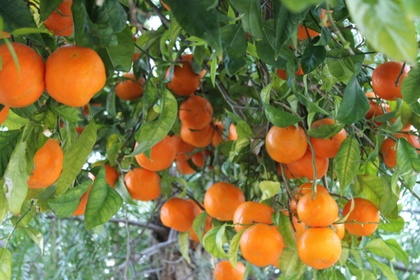
%> input picture Procesamiento_y_analisis_de_imagenes_digitales/Examen Final/naranjas.jpg, 420 x 280 px, shrunk from 512 x 341 before the run
$ octave prob3.m   (GNU Octave 9; MATLAB toolbox functions it lacks are replaced by stand-ins)
%> lines starting %> are read from the running program, lines starting %| are printed output that depends on the picture
### Procesamiento_y_analisis_de_imagenes_digitales/Examen Final/houghpeaks.m
function [r, c, hnew] = houghpeaks(h, numpeaks, threshold, nhood)
%HOUGHPEAKS Detect peaks in Hough transform.
%   [R, C, HNEW] = HOUGHPEAKS(H, NUMPEAKS, THRESHOLD, NHOOD) detects
%   peaks in the Hough transform matrix H.  NUMPEAKS specifies the
%   maximum number of peak locations to look for.  Values of H below
%   THRESHOLD will not be considered to be peaks.  NHOOD is a
%   two-element vector specifying the size of the suppression
%   neighborhood.  This is the neighborhood around each peak that is
%   set to zero after the peak is identified.  The elements of NHOOD
%   must be positive, odd integers.  R and C are the row and column
%   coordinates of the identified peaks.  HNEW is the Hough transform
%   with peak neighborhood suppressed.
%
%   If NHOOD is omitted, it defaults to the smallest odd values >=
%   size(H)/50.  If THRESHOLD is omitted, it defaults to
%   0.5*max(H(:)).  If NUMPEAKS is omitted, it defaults to 1.

%   Copyright 2002-2004 R. C. Gonzalez, R. E. Woods, & S. L. Eddins
%   Digital Image Processing Using MATLAB, Prentice-Hall, 2004
%   $Revision: 1.5 $  $Date: 2003/11/21 13:34:50 $

if nargin < 4
   nhood = size(h)/50;
   % Make sure the neighborhood size is odd.
   nhood = max(2*ceil(nhood/2) + 1, 1);
end
if nargin < 3
   threshold = 0.5 * max(h(:));
end
if nargin < 2
   numpeaks = 1;
end

done = false;
hnew = h; r = []; c = [];
while ~done
   [p, q] = find(hnew == max(hnew(:)));
   p = p(1); q = q(1);
   if hnew(p, q) >= threshold
      r(end + 1) = p; c(end + 1) = q;

      % Suppress this maximum and its close neighbors.
      p1 = p - (nhood(1) - 1)/2; p2 = p + (nhood(1) - 1)/2;
      q1 = q - (nhood(2) - 1)/2; q2 = q + (nhood(2) - 1)/2;
      [pp, qq] = ndgrid(p1:p2,q1:q2);
      pp = pp(:); qq = qq(:);

      % Throw away neighbor coordinates that are out of bounds in
      % the rho direction.
      badrho = find((pp < 1) | (pp > size(h, 1)));
      pp(badrho) = []; qq(badrho) = [];

      % For coordinates that are out of bounds in the theta
      % direction, we want to consider that H is antisymmetric
      % along the rho axis for theta = +/- 90 degrees.
      theta_too_low = find(qq < 1);
      qq(theta_too_low) = size(h, 2) + qq(theta_too_low);
      pp(theta_too_low) = size(h, 1) - pp(theta_too_low) + 1;
      theta_too_high = find(qq > size(h, 2));
      qq(theta_too_high) = qq(theta_too_high) - size(h, 2);
      pp(theta_too_high) = size(h, 1) - pp(theta_too_high) + 1;

      % Convert to linear indices to zero out all the values.
      hnew(sub2ind(size(hnew), pp, qq)) = 0;

      done = length(r) == numpeaks;
   else
      done = true;
   end
end

### Procesamiento_y_analisis_de_imagenes_digitales/Examen Final/prob3.m
%% Examen Final
%% CE-Análisis numérico para ingeniería
%% I Semestre 2017
%% Nombre: Malcolm Davis
%% Carné: 201271325

%% Código para problema 3

1;

pkg load image;
pkg load geometry; % <-- Para poder usar drawCircle

close all;

%% Muestre la imagen pero ajustando el contraste de forma logaritmica
function logimshow(A)

  valmax=1000;
  mn=min(A(:));
  mx=max(A(:));

  m=(valmax-1)/(mx-mn);
  b=1-m*mn;

  normaA=1./log(valmax);
  AA=log(m*A+b)*normaA;

  imshow(AA);
endfunction;

%% Muestre la imagen pero ajustando el contraste de forma lineal
function linimshow(A)

  mn=min(A(:));
  mx=max(A(:));

  m=1/(mx-mn);
  b=-m*mn;

  AA=m*double(A)+b;

  imshow(AA);
endfunction;


%% Lea la imagen a evaluar
Aorig=imread("naranjas.jpg");
%> Aorig is the input picture: size 280x420x3 uint8; mean R, G, B 126, 120.6, 68.7
figure(1);
hold off;
imshow(Aorig);

%% Extraiga los canales R,G,B
R=Aorig(:,:,1);
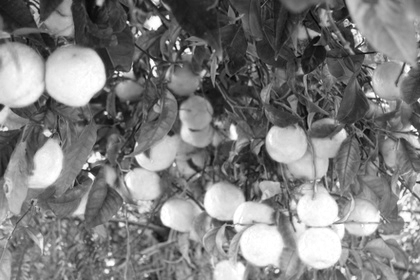
%> R: size 280x420 uint8; min 4, max 255, mean 126
G=Aorig(:,:,2);
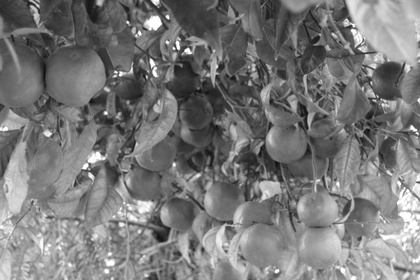
%> G: size 280x420 uint8; min 11, max 255, mean 120.6
B=Aorig(:,:,3);
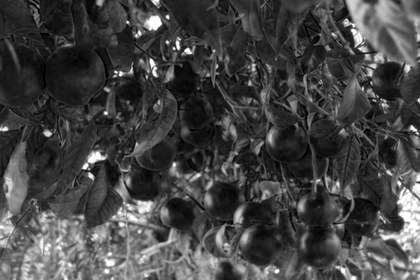
%> B: size 280x420 uint8; min 0, max 255, mean 68.7


%%%%%%%%%%%%%%%%%%%%%%%%%%%%%%%%%%%%%%%%%%%%%%%%%%%%%%%%%%%%%%%%%
%% Problema 3.1
%%%%%%%%%%%%%%%%%%%%%%%%%%%%%%%%%%%%%%%%%%%%%%%%%%%%%%%%%%%%%%%%%

%% PONGA SU SOLUCIÓN AQUÍ:

C=double(R*0.4-G*0.16-B*0.4)/255;
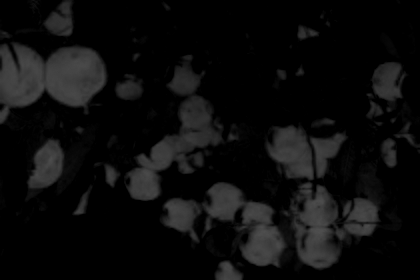
%> C: size 280x420 double; min 0, max 0.306, mean 0.0493
figure(2);
imshow(C);
%%%%%%%%%%%%%%%%%%%%%%%%%%%%%%%%%%%%%%%%%%%%%%%%%%%%%%%%%%%%%%%%%
%% Problema 3.2
%%%%%%%%%%%%%%%%%%%%%%%%%%%%%%%%%%%%%%%%%%%%%%%%%%%%%%%%%%%%%%%%%

%% Extraiga los bordes de la imagen de grises utilizando Canny, pero
%% ajuste los umbrales para que la detección de los bordes queden
%% claros

thr=[min(C(:)) max(C(:))];
%> thr = [0 0.306]
%%E=edge (C, "Canny"); %% <---- with the default values
%%figure(4);
%%imshow(E);

%E=edge (C, "Canny", thr);%% <---- with the params
%figure(5);
%imshow(E);

E=edge (C, "Canny", thr, 2.0522);%% <---- with the default values
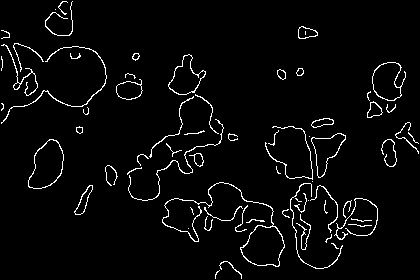
%> E: size 280x420 logical; 3.6% white in thin lines or dots
figure(6);
imshow(E);


%%%%%%%%%%%%%%%%%%%%%%%%%%%%%%%%%%%%%%%%%%%%%%%%%%%%%%%%%%%%%%%%%
%% Problema 3.3
%%%%%%%%%%%%%%%%%%%%%%%%%%%%%%%%%%%%%%%%%%%%%%%%%%%%%%%%%%%%%%%%%

%% Programe aquí su propuesta de detección de los círculos.
%% Modularice con funciones tareas complejas.
%Methodo para elegir los circulos
function Circles=choose(R,C,Sizes)
  Circles = [C(1) R(1) Sizes(1)];
  % Para cada pixel de la imagen de entrada
  for y=2:columns(C)
  	add = true;
  	actualsize = Sizes(1+idivide ((columns(Sizes)-1)*y, columns(C), "floor"));
    for x=y+1:columns(C)
	  	if (C(y) < C(x)+actualsize && C(y)> C(x)-actualsize  && R(y) < R(x)+actualsize && R(y) > R(x)-actualsize  )
	  		add=false;
	    endif
    endfor
    if (add)
    	Circles = [Circles; C(y) R(y) actualsize];
    endif
  endfor
endfunction

minSize = 23;
maxSize = 33;
maxObjects =30;
R=[];
C=[];
Sizes= [minSize:maxSize];
H = hough_circle(E, Sizes);
for i=1:columns(Sizes)
	[r, c, hnew] = houghpeaks(H(:,:,i), maxObjects);
	R = [R r];
	C = [C c];
endfor
%> this loop made 11 passes
%> threshold in houghpeaks on passes 1, 2, 3, 4, 5, 6, 7, 8, 10, 11: 26, 26, 25, 20.5, 23, 25.5, 26, 28.5, 26.5, 24.5
%> (threshold in houghpeaks, r, c) on pass 9: (34.5, [76 77 236 125 217 241 207 203 197 201 129 251 208], [76 17 266 188 323 313 325 321 327 328 193 255 302])
%> pass 1, `[r, c, hnew] = houghpeaks(H(:,:,i), maxObjects);`:
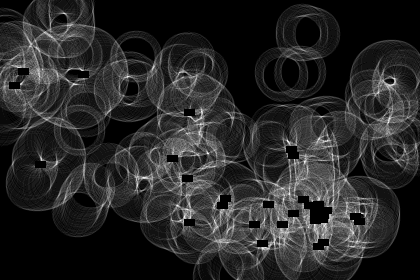
%> hnew: size 280x420 double; min 0, max 27, mean 4.2; drawn with min black and max white
%> pass 2, `[r, c, hnew] = houghpeaks(H(:,:,i), maxObjects);`:
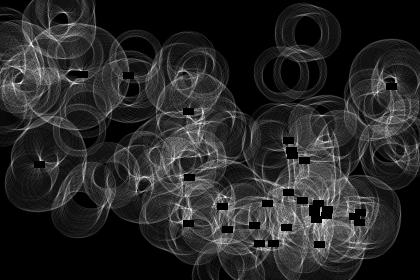
%> hnew: size 280x420 double; min 0, max 28, mean 4.3; drawn with min black and max white
%> after the loop, C = 313 values, max 395 at index 77, min 14 at index 288, mean 252.3; R = 313 values, max 251 at index 143, min 24 at index 310, mean 188.2
figure(7);
imshow(Aorig);
hold ("on");
Circles = choose(R(:, 2:columns(R)),C(:, 2:columns(C)),Sizes);
%> in choose, `Circles = [C(1) R(1) Sizes(1)];`: Circles = [263 244 23]
%> the loop in choose, `for y=2:columns(C)` made 1 pass
%> (the run ends here)
